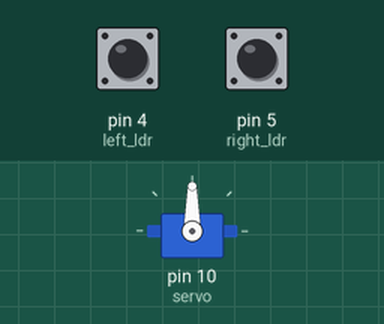
This sketch was run on a simulated Arduino Uno, built with avr-gcc and run on an emulated ATmega328P. Shown: servo. The test bench sets the inputs (shaded band); at power-on: pin 4 (left_ldr) LOW, pin 5 (right_ldr) LOW.

Above: at 1.2 s.
1.3 s: pin 4 (left_ldr) pulled HIGH for 1 s
At 3.4 s:
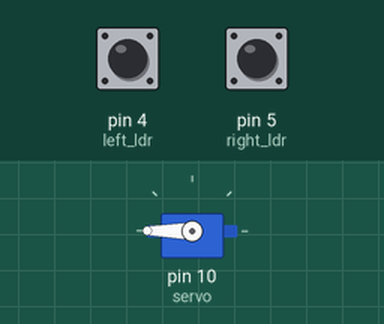
3.8 s: pin 5 (right_ldr) pulled HIGH for 1 s
At 3.95 s:
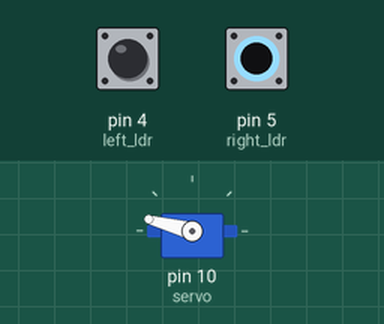
6.3 s: pin 5 (right_ldr) pulled HIGH for 0.15 s
At 6.7 s:
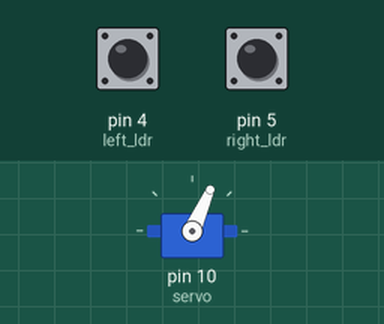
7.9 s: pin 5 (right_ldr) pulled HIGH for 0.15 s
At 9.2 s:
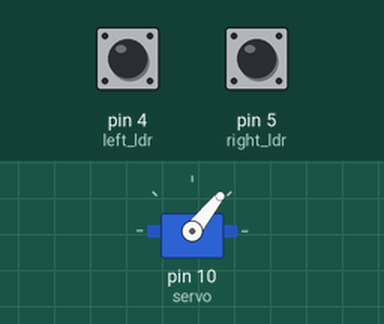
9.5 s: pin 4 (left_ldr) pulled HIGH for 3.2 s
At 10.25 s:
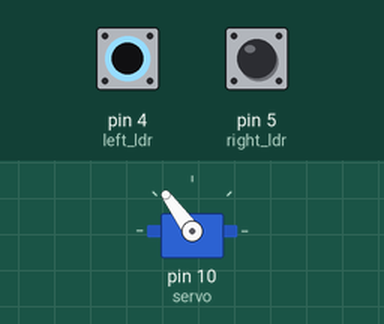
14.2 s: pin 5 (right_ldr) pulled HIGH for 3.2 s
At 16.5 s:
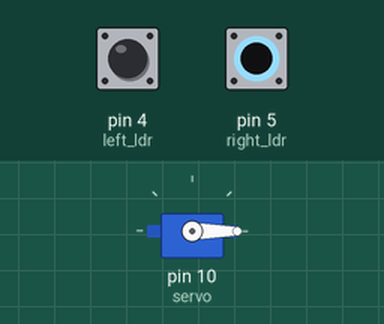
Timing chart, 0 to 18.0 s (numbered marks = the images above; inputs shaded):
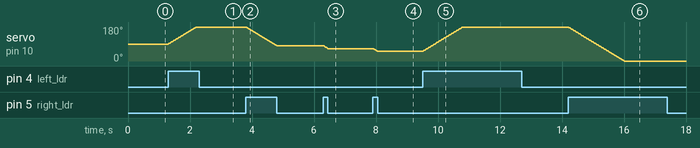

The sketch:

solar_tracker.ino
```cpp
#include <Servo.h>
Servo servo;

const int left_ldr = 4;
const int right_ldr = 5;

int servo_angle = 90;

void setup() {
  servo.attach(10);
  servo.write(servo_angle);
  pinMode(left_ldr, INPUT);
  pinMode(right_ldr, INPUT);
}

void loop() {
  if (digitalRead(left_ldr) == 1 && servo_angle < 180) servo_angle++;
  if (digitalRead(right_ldr) == 1 && servo_angle > 0) servo_angle--;
  servo.write(servo_angle);
  delay(10);
}
```

Measured:
- after the input at 1.3 s, servo on pin 10 (servo): moves from 90° to 180° over 0.91 s, starting at once
- after the input at 3.8 s, servo on pin 10 (servo): moves from 180° to 81° over 0.99 s, starting at once
- after the input at 6.3 s, servo on pin 10 (servo): 81° → 66° at once
- after the input at 7.9 s, servo on pin 10 (servo): 66° → 51° at once
- after the input at 9.5 s, servo on pin 10 (servo): moves from 51° to 180° over 1.3 s, starting at once
- after the input at 14.2 s, servo on pin 10 (servo): moves from 180° to 0° over 1.8 s, starting at once
